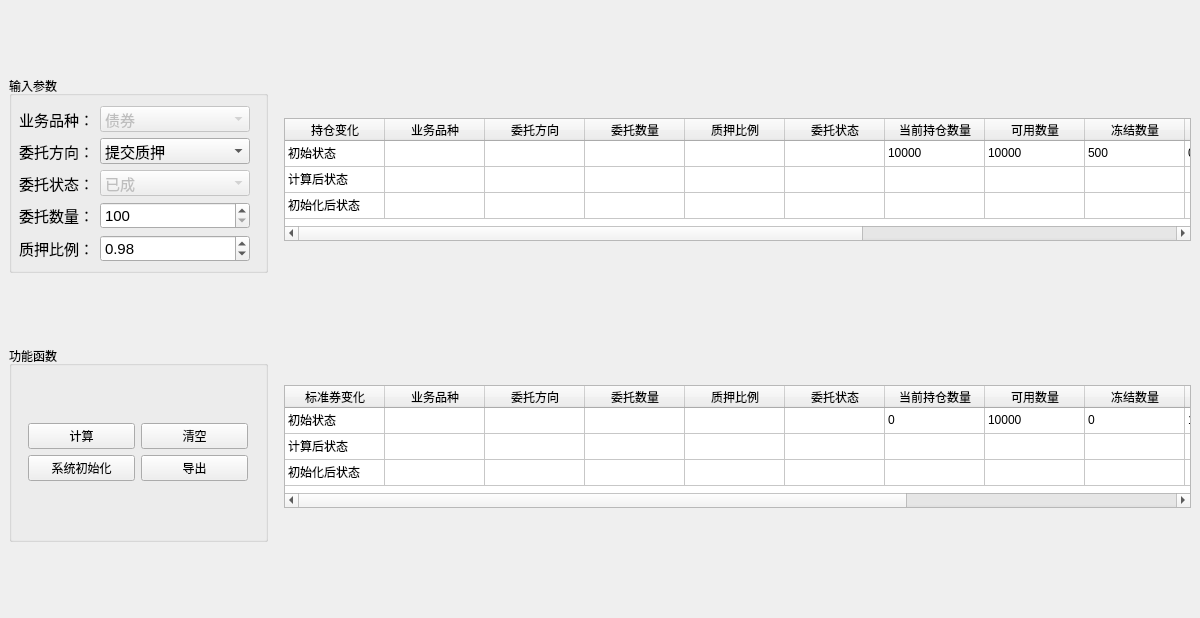
<?xml version="1.0" encoding="UTF-8"?>
<ui version="4.0">
 <class>EnableTool</class>
 <widget class="QMainWindow" name="EnableTool">
  <property name="geometry">
   <rect>
    <x>0</x>
    <y>0</y>
    <width>1200</width>
    <height>618</height>
   </rect>
  </property>
  <property name="windowTitle">
   <string>债券质押</string>
  </property>
  <property name="windowIcon">
   <iconset resource="ICON.qrc">
    <normaloff>:/En/En.ico</normaloff>:/En/En.ico</iconset>
  </property>
  <property name="styleSheet">
   <string notr="true"/>
  </property>
  <property name="tabShape">
   <enum>QTabWidget::Triangular</enum>
  </property>
  <property name="dockNestingEnabled">
   <bool>false</bool>
  </property>
  <property name="unifiedTitleAndToolBarOnMac">
   <bool>false</bool>
  </property>
  <widget class="QWidget" name="centralWidget">
   <layout class="QHBoxLayout" name="horizontalLayout">
    <item>
     <layout class="QVBoxLayout" name="verticalLayout">
      <item>
       <widget class="QGroupBox" name="groupBox">
        <property name="sizePolicy">
         <sizepolicy hsizetype="Ignored" vsizetype="Preferred">
          <horstretch>0</horstretch>
          <verstretch>0</verstretch>
         </sizepolicy>
        </property>
        <property name="minimumSize">
         <size>
          <width>0</width>
          <height>195</height>
         </size>
        </property>
        <property name="maximumSize">
         <size>
          <width>259</width>
          <height>197</height>
         </size>
        </property>
        <property name="title">
         <string>输入参数</string>
        </property>
        <widget class="QWidget" name="layoutWidget">
         <property name="geometry">
          <rect>
           <x>10</x>
           <y>30</y>
           <width>231</width>
           <height>159</height>
          </rect>
         </property>
         <layout class="QGridLayout" name="gridLayout_3" columnstretch="0,1">
          <property name="topMargin">
           <number>0</number>
          </property>
          <property name="bottomMargin">
           <number>0</number>
          </property>
          <property name="horizontalSpacing">
           <number>6</number>
          </property>
          <item row="2" column="1">
           <widget class="QComboBox" name="c_entrust_status">
            <property name="enabled">
             <bool>false</bool>
            </property>
            <property name="font">
             <font>
              <pointsize>11</pointsize>
             </font>
            </property>
            <property name="frame">
             <bool>true</bool>
            </property>
            <item>
             <property name="text">
              <string>已成</string>
             </property>
            </item>
           </widget>
          </item>
          <item row="2" column="0">
           <widget class="QLabel" name="label_12">
            <property name="font">
             <font>
              <pointsize>11</pointsize>
             </font>
            </property>
            <property name="text">
             <string>委托状态：</string>
            </property>
           </widget>
          </item>
          <item row="4" column="1">
           <widget class="QDoubleSpinBox" name="c_entrust_price">
            <property name="font">
             <font>
              <pointsize>11</pointsize>
             </font>
            </property>
            <property name="maximum">
             <double>1.000000000000000</double>
            </property>
            <property name="singleStep">
             <double>0.010000000000000</double>
            </property>
            <property name="value">
             <double>0.980000000000000</double>
            </property>
           </widget>
          </item>
          <item row="0" column="0">
           <widget class="QLabel" name="label_10">
            <property name="font">
             <font>
              <pointsize>11</pointsize>
             </font>
            </property>
            <property name="text">
             <string>业务品种：</string>
            </property>
           </widget>
          </item>
          <item row="1" column="1">
           <widget class="QComboBox" name="c_entrust_direction">
            <property name="enabled">
             <bool>true</bool>
            </property>
            <property name="font">
             <font>
              <pointsize>11</pointsize>
             </font>
            </property>
            <item>
             <property name="text">
              <string>提交质押</string>
             </property>
            </item>
            <item>
             <property name="text">
              <string>转回质押</string>
             </property>
            </item>
           </widget>
          </item>
          <item row="3" column="0">
           <widget class="QLabel" name="label_13">
            <property name="font">
             <font>
              <pointsize>11</pointsize>
             </font>
            </property>
            <property name="text">
             <string>委托数量：</string>
            </property>
           </widget>
          </item>
          <item row="3" column="1">
           <widget class="QSpinBox" name="c_entrust_amount">
            <property name="sizePolicy">
             <sizepolicy hsizetype="Preferred" vsizetype="Fixed">
              <horstretch>0</horstretch>
              <verstretch>0</verstretch>
             </sizepolicy>
            </property>
            <property name="minimumSize">
             <size>
              <width>0</width>
              <height>0</height>
             </size>
            </property>
            <property name="maximumSize">
             <size>
              <width>16777215</width>
              <height>16777215</height>
             </size>
            </property>
            <property name="font">
             <font>
              <pointsize>11</pointsize>
             </font>
            </property>
            <property name="accelerated">
             <bool>false</bool>
            </property>
            <property name="minimum">
             <number>100</number>
            </property>
            <property name="maximum">
             <number>1000000</number>
            </property>
            <property name="singleStep">
             <number>100</number>
            </property>
            <property name="value">
             <number>100</number>
            </property>
            <property name="displayIntegerBase">
             <number>10</number>
            </property>
           </widget>
          </item>
          <item row="0" column="1">
           <widget class="QComboBox" name="c_stock_type">
            <property name="enabled">
             <bool>false</bool>
            </property>
            <property name="minimumSize">
             <size>
              <width>100</width>
              <height>0</height>
             </size>
            </property>
            <property name="font">
             <font>
              <pointsize>11</pointsize>
             </font>
            </property>
            <property name="styleSheet">
             <string notr="true"/>
            </property>
            <item>
             <property name="text">
              <string>债券</string>
             </property>
            </item>
           </widget>
          </item>
          <item row="1" column="0">
           <widget class="QLabel" name="label_15">
            <property name="font">
             <font>
              <pointsize>11</pointsize>
             </font>
            </property>
            <property name="text">
             <string>委托方向：</string>
            </property>
           </widget>
          </item>
          <item row="4" column="0">
           <widget class="QLabel" name="label_14">
            <property name="font">
             <font>
              <pointsize>11</pointsize>
             </font>
            </property>
            <property name="text">
             <string>质押比例：</string>
            </property>
           </widget>
          </item>
         </layout>
        </widget>
       </widget>
      </item>
      <item>
       <widget class="QGroupBox" name="groupBox_2">
        <property name="sizePolicy">
         <sizepolicy hsizetype="Ignored" vsizetype="Preferred">
          <horstretch>0</horstretch>
          <verstretch>0</verstretch>
         </sizepolicy>
        </property>
        <property name="minimumSize">
         <size>
          <width>259</width>
          <height>196</height>
         </size>
        </property>
        <property name="maximumSize">
         <size>
          <width>259</width>
          <height>196</height>
         </size>
        </property>
        <property name="title">
         <string>功能函数</string>
        </property>
        <layout class="QGridLayout" name="gridLayout">
         <item row="0" column="0">
          <layout class="QGridLayout" name="gridLayout_4">
           <property name="sizeConstraint">
            <enum>QLayout::SetMaximumSize</enum>
           </property>
           <item row="1" column="1">
            <widget class="QPushButton" name="btnExport">
             <property name="maximumSize">
              <size>
               <width>107</width>
               <height>16777215</height>
              </size>
             </property>
             <property name="text">
              <string>导出</string>
             </property>
            </widget>
           </item>
           <item row="0" column="0">
            <widget class="QPushButton" name="btnCalculate">
             <property name="maximumSize">
              <size>
               <width>107</width>
               <height>16777215</height>
              </size>
             </property>
             <property name="text">
              <string>计算</string>
             </property>
            </widget>
           </item>
           <item row="1" column="0">
            <widget class="QPushButton" name="btnInit">
             <property name="maximumSize">
              <size>
               <width>107</width>
               <height>16777215</height>
              </size>
             </property>
             <property name="text">
              <string>系统初始化</string>
             </property>
            </widget>
           </item>
           <item row="0" column="1">
            <widget class="QPushButton" name="btnClear">
             <property name="maximumSize">
              <size>
               <width>16777215</width>
               <height>16777215</height>
              </size>
             </property>
             <property name="text">
              <string>清空</string>
             </property>
            </widget>
           </item>
          </layout>
         </item>
        </layout>
       </widget>
      </item>
     </layout>
    </item>
    <item>
     <spacer name="horizontalSpacer">
      <property name="orientation">
       <enum>Qt::Horizontal</enum>
      </property>
      <property name="sizeType">
       <enum>QSizePolicy::Fixed</enum>
      </property>
      <property name="sizeHint" stdset="0">
       <size>
        <width>10</width>
        <height>20</height>
       </size>
      </property>
     </spacer>
    </item>
    <item>
     <layout class="QVBoxLayout" name="verticalLayout_2">
      <item>
       <spacer name="verticalSpacer_4">
        <property name="orientation">
         <enum>Qt::Vertical</enum>
        </property>
        <property name="sizeType">
         <enum>QSizePolicy::Fixed</enum>
        </property>
        <property name="sizeHint" stdset="0">
         <size>
          <width>20</width>
          <height>109</height>
         </size>
        </property>
       </spacer>
      </item>
      <item>
       <widget class="QTableWidget" name="tableWidgetCurrent">
        <property name="enabled">
         <bool>true</bool>
        </property>
        <property name="sizePolicy">
         <sizepolicy hsizetype="Expanding" vsizetype="Fixed">
          <horstretch>0</horstretch>
          <verstretch>0</verstretch>
         </sizepolicy>
        </property>
        <property name="minimumSize">
         <size>
          <width>0</width>
          <height>0</height>
         </size>
        </property>
        <property name="maximumSize">
         <size>
          <width>16777215</width>
          <height>123</height>
         </size>
        </property>
        <property name="styleSheet">
         <string notr="true"/>
        </property>
        <property name="lineWidth">
         <number>1</number>
        </property>
        <property name="verticalScrollBarPolicy">
         <enum>Qt::ScrollBarAsNeeded</enum>
        </property>
        <property name="horizontalScrollBarPolicy">
         <enum>Qt::ScrollBarAsNeeded</enum>
        </property>
        <property name="autoScroll">
         <bool>true</bool>
        </property>
        <property name="autoScrollMargin">
         <number>20</number>
        </property>
        <property name="dragEnabled">
         <bool>true</bool>
        </property>
        <property name="showGrid">
         <bool>true</bool>
        </property>
        <property name="gridStyle">
         <enum>Qt::SolidLine</enum>
        </property>
        <property name="sortingEnabled">
         <bool>false</bool>
        </property>
        <property name="wordWrap">
         <bool>false</bool>
        </property>
        <attribute name="horizontalHeaderVisible">
         <bool>true</bool>
        </attribute>
        <attribute name="horizontalHeaderCascadingSectionResizes">
         <bool>false</bool>
        </attribute>
        <attribute name="horizontalHeaderDefaultSectionSize">
         <number>100</number>
        </attribute>
        <attribute name="horizontalHeaderMinimumSectionSize">
         <number>20</number>
        </attribute>
        <attribute name="horizontalHeaderShowSortIndicator" stdset="0">
         <bool>false</bool>
        </attribute>
        <attribute name="verticalHeaderVisible">
         <bool>false</bool>
        </attribute>
        <attribute name="verticalHeaderCascadingSectionResizes">
         <bool>false</bool>
        </attribute>
        <attribute name="verticalHeaderDefaultSectionSize">
         <number>26</number>
        </attribute>
        <attribute name="verticalHeaderHighlightSections">
         <bool>true</bool>
        </attribute>
        <attribute name="verticalHeaderMinimumSectionSize">
         <number>21</number>
        </attribute>
        <attribute name="verticalHeaderStretchLastSection">
         <bool>false</bool>
        </attribute>
        <row>
         <property name="text">
          <string>初始状态</string>
         </property>
        </row>
        <row>
         <property name="text">
          <string>计算后状态</string>
         </property>
        </row>
        <row>
         <property name="text">
          <string>系统初始化后状态</string>
         </property>
        </row>
        <column>
         <property name="text">
          <string>持仓变化</string>
         </property>
        </column>
        <column>
         <property name="text">
          <string>业务品种</string>
         </property>
        </column>
        <column>
         <property name="text">
          <string>委托方向</string>
         </property>
        </column>
        <column>
         <property name="text">
          <string>委托数量</string>
         </property>
        </column>
        <column>
         <property name="text">
          <string>质押比例</string>
         </property>
        </column>
        <column>
         <property name="text">
          <string>委托状态</string>
         </property>
        </column>
        <column>
         <property name="text">
          <string>当前持仓数量</string>
         </property>
        </column>
        <column>
         <property name="text">
          <string>可用数量</string>
         </property>
        </column>
        <column>
         <property name="text">
          <string>冻结数量</string>
         </property>
        </column>
        <column>
         <property name="text">
          <string>解冻数量</string>
         </property>
        </column>
        <column>
         <property name="text">
          <string>质押数量</string>
         </property>
        </column>
        <column>
         <property name="text">
          <string>成本价</string>
         </property>
        </column>
        <column>
         <property name="text">
          <string>成本</string>
         </property>
        </column>
        <column>
         <property name="text">
          <string>含费用成本</string>
         </property>
        </column>
        <item row="0" column="0">
         <property name="text">
          <string>初始状态</string>
         </property>
        </item>
        <item row="0" column="6">
         <property name="text">
          <string>10000</string>
         </property>
        </item>
        <item row="0" column="7">
         <property name="text">
          <string>10000</string>
         </property>
        </item>
        <item row="0" column="8">
         <property name="text">
          <string>500</string>
         </property>
        </item>
        <item row="0" column="9">
         <property name="text">
          <string>0</string>
         </property>
        </item>
        <item row="0" column="10">
         <property name="text">
          <string>500</string>
         </property>
        </item>
        <item row="0" column="11">
         <property name="text">
          <string>100</string>
         </property>
        </item>
        <item row="0" column="12">
         <property name="text">
          <string>1000000</string>
         </property>
        </item>
        <item row="0" column="13">
         <property name="text">
          <string>1000000</string>
         </property>
        </item>
        <item row="1" column="0">
         <property name="text">
          <string>计算后状态</string>
         </property>
        </item>
        <item row="2" column="0">
         <property name="text">
          <string>初始化后状态</string>
         </property>
        </item>
       </widget>
      </item>
      <item>
       <spacer name="verticalSpacer_2">
        <property name="orientation">
         <enum>Qt::Vertical</enum>
        </property>
        <property name="sizeType">
         <enum>QSizePolicy::Fixed</enum>
        </property>
        <property name="sizeHint" stdset="0">
         <size>
          <width>20</width>
          <height>138</height>
         </size>
        </property>
       </spacer>
      </item>
      <item>
       <widget class="QTableWidget" name="tableWidgetStock">
        <property name="minimumSize">
         <size>
          <width>0</width>
          <height>123</height>
         </size>
        </property>
        <property name="maximumSize">
         <size>
          <width>16777215</width>
          <height>123</height>
         </size>
        </property>
        <property name="styleSheet">
         <string notr="true"/>
        </property>
        <property name="sortingEnabled">
         <bool>true</bool>
        </property>
        <property name="cornerButtonEnabled">
         <bool>true</bool>
        </property>
        <attribute name="verticalHeaderVisible">
         <bool>false</bool>
        </attribute>
        <attribute name="verticalHeaderDefaultSectionSize">
         <number>26</number>
        </attribute>
        <attribute name="verticalHeaderHighlightSections">
         <bool>true</bool>
        </attribute>
        <attribute name="verticalHeaderStretchLastSection">
         <bool>false</bool>
        </attribute>
        <row>
         <property name="text">
          <string>初始状态</string>
         </property>
        </row>
        <row>
         <property name="text">
          <string>计算后状态</string>
         </property>
        </row>
        <row>
         <property name="text">
          <string>系统初始化后状态</string>
         </property>
        </row>
        <column>
         <property name="text">
          <string>标准券变化</string>
         </property>
        </column>
        <column>
         <property name="text">
          <string>业务品种</string>
         </property>
        </column>
        <column>
         <property name="text">
          <string>委托方向</string>
         </property>
        </column>
        <column>
         <property name="text">
          <string>委托数量</string>
         </property>
        </column>
        <column>
         <property name="text">
          <string>质押比例</string>
         </property>
        </column>
        <column>
         <property name="text">
          <string>委托状态</string>
         </property>
        </column>
        <column>
         <property name="text">
          <string>当前持仓数量</string>
         </property>
        </column>
        <column>
         <property name="text">
          <string>可用数量</string>
         </property>
        </column>
        <column>
         <property name="text">
          <string>冻结数量</string>
         </property>
        </column>
        <column>
         <property name="text">
          <string>解冻数量</string>
         </property>
        </column>
        <column>
         <property name="text">
          <string>成本价</string>
         </property>
        </column>
        <column>
         <property name="text">
          <string>成本</string>
         </property>
        </column>
        <column>
         <property name="text">
          <string>含费用成本</string>
         </property>
        </column>
        <item row="0" column="0">
         <property name="text">
          <string>初始状态</string>
         </property>
        </item>
        <item row="0" column="1">
         <property name="text">
          <string/>
         </property>
        </item>
        <item row="0" column="6">
         <property name="text">
          <string>0</string>
         </property>
        </item>
        <item row="0" column="7">
         <property name="text">
          <string>10000</string>
         </property>
        </item>
        <item row="0" column="8">
         <property name="text">
          <string>0</string>
         </property>
        </item>
        <item row="0" column="9">
         <property name="text">
          <string>10000</string>
         </property>
        </item>
        <item row="0" column="10">
         <property name="text">
          <string>0</string>
         </property>
        </item>
        <item row="0" column="11">
         <property name="text">
          <string>0</string>
         </property>
        </item>
        <item row="0" column="12">
         <property name="text">
          <string>0</string>
         </property>
        </item>
        <item row="1" column="0">
         <property name="text">
          <string>计算后状态</string>
         </property>
        </item>
        <item row="2" column="0">
         <property name="text">
          <string>初始化后状态</string>
         </property>
        </item>
       </widget>
      </item>
      <item>
       <spacer name="verticalSpacer_3">
        <property name="orientation">
         <enum>Qt::Vertical</enum>
        </property>
        <property name="sizeHint" stdset="0">
         <size>
          <width>20</width>
          <height>40</height>
         </size>
        </property>
       </spacer>
      </item>
     </layout>
    </item>
   </layout>
  </widget>
 </widget>
 <resources>
  <include location="ICON.qrc"/>
 </resources>
 <connections/>
</ui>
